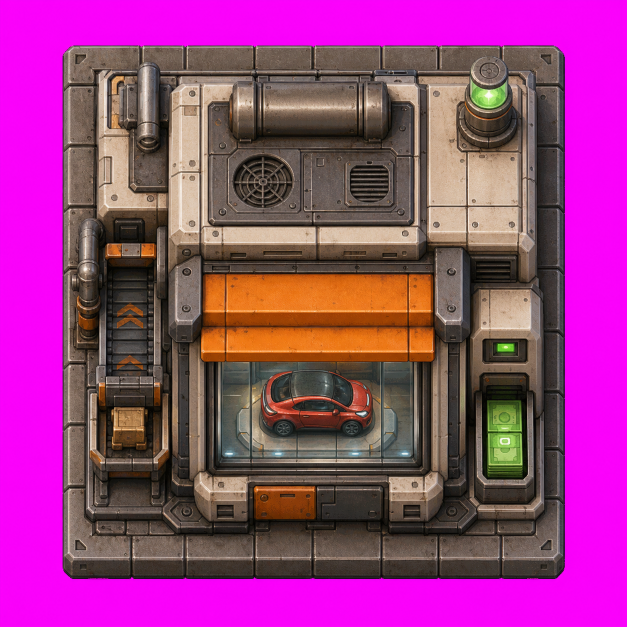
#> input picture art/bitermotors-masters/sources/sales-office-axis-aligned-chroma.png, 1254 x 1254 px, given in place of high-density-solar-panel-transparent.png, which was not available (shown at 1/2 size); the run also reads 1 picture not shown here
$ python build-bitermotors-art.py
#> lines starting #> are read from the running program, lines starting #| are printed output that depends on the picture; after the words box and inside, x2 and y2 are one past the last pixel; in counts of white or black regions, pixels touching at a corner belong together
#!/usr/bin/env python3
"""Build deterministic Biter Motors icons and lightweight animation overlays."""

from __future__ import annotations

import math
from pathlib import Path

from PIL import Image, ImageChops, ImageDraw, ImageFilter


ROOT = Path(__file__).resolve().parents[1]
MOD_GRAPHICS = ROOT / "mod/bitermotors_0.1.1/graphics"
ICON_DIR = MOD_GRAPHICS / "icons"
ANIMATION_DIR = MOD_GRAPHICS / "animation"
TECHNOLOGY_DIR = MOD_GRAPHICS / "technology"
SHOWROOM_DIR = MOD_GRAPHICS / "entity/sales-office/showroom"
ICON_SOURCE_DIR = ROOT / "art/bitermotors-icon-sources"
MASTER_DIR = ROOT / "art/bitermotors-masters/final"
ICON_UPGRADE_SOURCE_DIR = ROOT / "art/bitermotors-masters/sources/icon-upgrades"
ACTIVE_SHOWROOM_SOURCE = (
    ROOT / "art/bitermotors-masters/sources/sales-office-active-empty-chroma.png"
)
VEHICLE_ICON_NAMES = {
    "prototype-roadster",
    "premium-ev",
    "mass-market-ev",
    "megatruck",
    "bitertaxi-fleet",
}

ENTITY_ICON_SOURCES = {
    "sales-office": "sales-office/sales-office.png",
    "ev-charging-station": "ev-charging-station/ev-charging-station.png",
    "ev-charging-station-v2": "ev-charging-station-v2/ev-charging-station-v2.png",
    "ev-charging-station-v3": "ev-charging-station-v3/ev-charging-station-v3.png",
    "ev-charging-station-v4": "ev-charging-station-v4/ev-charging-station-v4.png",
    "biterfactory": "biterfactory/biterfactory.png",
    "high-density-solar-array": "high-density-solar-array/high-density-solar-array.png",
    "grid-battery": "grid-battery/grid-battery.png",
    "terrestrial-datacenter": "terrestrial-datacenter/terrestrial-datacenter.png",
    "bitertaxi-depot": "bitertaxi-depot/bitertaxi-depot.png",
    "planetary-grid-controller": "planetary-grid-controller/planetary-grid-controller.png",
}

ENERGY_PRODUCT_SOURCES = {
    "high-density-solar-array": {
        "source": "high-density-solar-panel-transparent.png",
        "subject_size": 496,
        "shadow_blur": 3,
        "shadow_offset": (1, 2),
        "shadow_alpha_floor": 8,
    },
    "grid-battery": {
        "source": "grid-battery-v2-transparent.png",
        "subject_size": 462,
    },
}

STATIC_ENTITY_SOURCES = {
    "terrestrial-datacenter": {
        "source": "terrestrial-datacenter.png",
        "subject_size": 508,
    },
}

ORBITAL_ENTITY_SLUGS = (
    "orbital-datacenter-core",
    "orbital-radiator-panel",
    "high-density-space-solar-panel",
)


# [19 lines left out: function build_orbital_entity_art, not called in this run]


def alpha_bbox(image: Image.Image, threshold: int = 8) -> tuple[int, int, int, int] | None:
    alpha = image.getchannel("A").point(lambda value: 255 if value > threshold else 0)
    return alpha.getbbox()


def normalized_icon(image: Image.Image, subject_size: int = 216) -> Image.Image:
    image = image.convert("RGBA")
    bbox = alpha_bbox(image)
    if not bbox:
        return Image.new("RGBA", (256, 256))
    subject = image.crop(bbox)
    scale = min(subject_size / subject.width, subject_size / subject.height)
    size = (
        max(1, round(subject.width * scale)),
        max(1, round(subject.height * scale)),
    )
    subject = subject.resize(size, Image.Resampling.LANCZOS)
    rgb = subject.convert("RGB").filter(ImageFilter.UnsharpMask(radius=0.7, percent=75, threshold=3))
    subject = Image.merge("RGBA", (*rgb.split(), subject.getchannel("A")))
    canvas = Image.new("RGBA", (256, 256))
    canvas.alpha_composite(subject, ((256 - size[0]) // 2, (256 - size[1]) // 2))
    return canvas


def normalized_entity(image: Image.Image, subject_size: int) -> Image.Image:
#> called with subject_size = 496
    image = image.convert("RGBA")
    bbox = alpha_bbox(image)
#> in alpha_bbox, `alpha = image.getchannel("A").point(lambda value: 255 if value > thres..`: alpha: PIL image 1254x1254 L; every value is 255
#> bbox = (0, 0, 1254, 1254)
    if not bbox:
        raise RuntimeError("Generated entity source has no visible subject")
    subject = image.crop(bbox)
    scale = min(subject_size / subject.width, subject_size / subject.height)
#> scale = 0.396
    size = (
        max(1, round(subject.width * scale)),
        max(1, round(subject.height * scale)),
    )
#> size = (496, 496)
    subject = subject.resize(size, Image.Resampling.LANCZOS)
    canvas = Image.new("RGBA", (512, 512))
#> canvas: PIL image 512x512 RGBA; every value is 0
    canvas.alpha_composite(subject, ((512 - size[0]) // 2, (512 - size[1]) // 2))
    return canvas


def entity_shadow(
    entity: Image.Image,
    blur_radius: int = 4,
    offset: tuple[int, int] = (5, 5),
    alpha_floor: int = 0,
) -> Image.Image:
#> called with blur_radius = 3, offset = (1, 2), alpha_floor = 8
    alpha = entity.getchannel("A")
#> alpha: PIL image 512x512 L; 93.8% white; 1 black region, box (x1, y1, x2, y2) and area: (0, 0, 512, 512) 16128
    shadow_alpha = alpha.filter(ImageFilter.GaussianBlur(radius=blur_radius)).point(
        lambda value: 0 if value < alpha_floor else round(value * 0.34)
    )
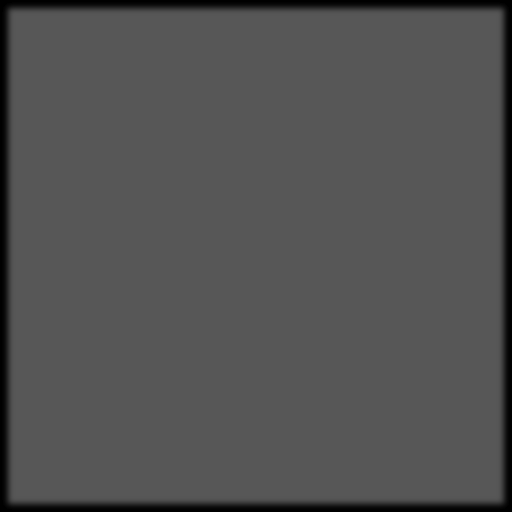
#> shadow_alpha: PIL image 512x512 L; min 0, max 87, mean 81.6
    shadow = Image.new("RGBA", entity.size, (0, 0, 0, 0))
    shadow.putalpha(shadow_alpha)
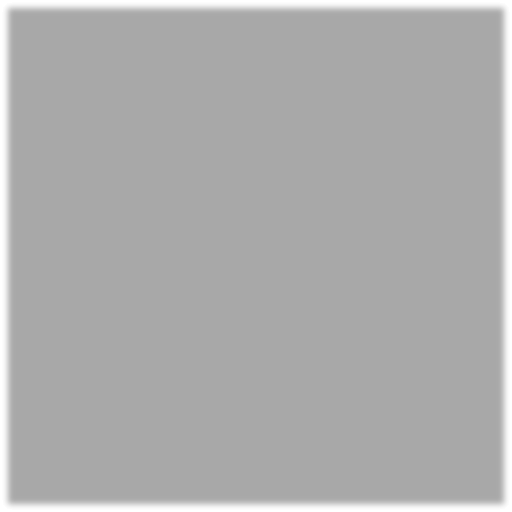
#> shadow: PIL image 512x512 RGBA; mean R, G, B, A 0, 0, 0, 81.6; transparent parts drawn white
    shifted = Image.new("RGBA", entity.size)
    shifted.alpha_composite(shadow, offset)
    return shifted


def add_glow(
    canvas: Image.Image,
    box: tuple[int, int, int, int],
    color: tuple[int, int, int],
    opacity: int,
) -> None:
    glow_layer = Image.new("RGBA", canvas.size)
    glow_draw = ImageDraw.Draw(glow_layer, "RGBA")
    glow_draw.rounded_rectangle(box, radius=4, fill=(*color, opacity))
    canvas.alpha_composite(glow_layer.filter(ImageFilter.GaussianBlur(radius=7)))
    canvas.alpha_composite(glow_layer)


def grid_battery_activity_frames(
    color: tuple[int, int, int], charging: bool
) -> Image.Image:
    sheet = Image.new("RGBA", (512 * 8, 512))
    gauge_left, gauge_right = 237, 276
    gauge_top, gauge_bottom = 174, 278
    segment_height = 9
    segment_gap = 3
    indicator_boxes = (
        (75, 202, 164, 217),
        (348, 202, 437, 217),
        (75, 392, 164, 407),
        (348, 392, 437, 407),
    )
    for frame_index in range(8):
        frame = Image.new("RGBA", (512, 512))
        active_segments = frame_index + 1 if charging else 8 - frame_index
        for segment in range(active_segments):
            if charging:
                y2 = gauge_bottom - segment * (segment_height + segment_gap)
            else:
                y2 = gauge_top + (segment + 1) * (segment_height + segment_gap)
            y1 = y2 - segment_height
            add_glow(frame, (gauge_left, y1, gauge_right, y2), color, 210)
        pulse = 90 + ((frame_index * 37) % 120)
        for box in indicator_boxes:
            add_glow(frame, box, color, pulse)
        sheet.alpha_composite(frame, (frame_index * 512, 0))
    return sheet


def build_energy_product_art() -> None:
    for slug, config in ENERGY_PRODUCT_SOURCES.items():
        source = MASTER_DIR.parent / "sources" / config["source"]
        entity = normalized_entity(Image.open(source), config["subject_size"])
        entity_dir = MOD_GRAPHICS / "entity" / slug
        entity_dir.mkdir(parents=True, exist_ok=True)
        entity.save(entity_dir / f"{slug}.png", optimize=True)
        entity_shadow(
            entity,
            config.get("shadow_blur", 4),
            config.get("shadow_offset", (5, 5)),
            config.get("shadow_alpha_floor", 0),
        ).save(entity_dir / f"{slug}-shadow.png", optimize=True)
#> pass 2 of the loop in build_energy_product_art, `for slug, config in ENERGY_PRODUCT_SOURCES.items():`:
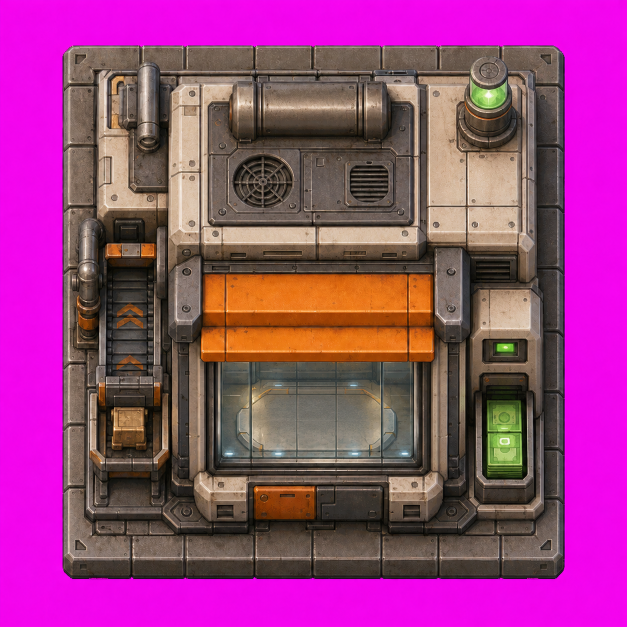
#> input picture art/bitermotors-masters/sources/sales-office-empty-chroma.png, 1254 x 1254 px, given in place of grid-battery-v2-transparent.png, which was not available (shown at 1/2 size)

    grid_battery_activity_frames((72, 224, 255), charging=True).save(
        ANIMATION_DIR / "grid-battery-charge.png", optimize=True
    )
#> in grid_battery_activity_frames, `sheet = Image.new("RGBA", (512 * 8, 512))`: sheet: PIL image 4096x512 RGBA; every value is 0
    grid_battery_activity_frames((255, 165, 48), charging=False).save(
        ANIMATION_DIR / "grid-battery-discharge.png", optimize=True
    )
#> call 2 of grid_battery_activity_frames, with color = (255, 165, 48), charging = False
#> after the loop in grid_battery_activity_frames (call 2), `for frame_index in range(8):`:
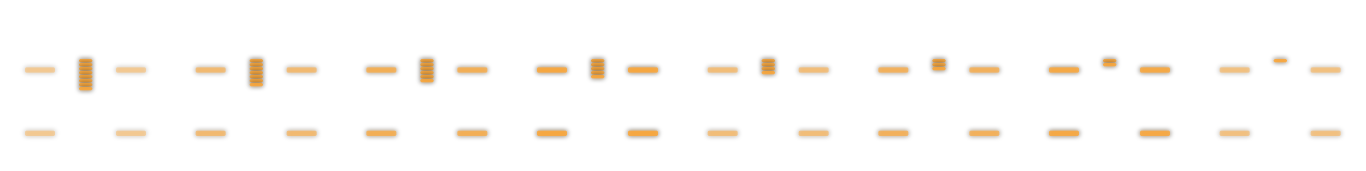
#> sheet: PIL image 4096x512 RGBA (shown at 1/3 size); mean R, G, B, A 9.1, 5.9, 1.7, 7.1; transparent parts drawn white


def build_static_entity_art() -> None:
    for slug, config in STATIC_ENTITY_SOURCES.items():
        entity = normalized_entity(
            Image.open(MASTER_DIR / config["source"]), config["subject_size"]
        )
        entity_dir = MOD_GRAPHICS / "entity" / slug
        entity_dir.mkdir(parents=True, exist_ok=True)
        entity.save(entity_dir / f"{slug}.png", optimize=True)


def derive_and_normalize_icons() -> None:
    for slug, relative_source in ENTITY_ICON_SOURCES.items():
        source = MOD_GRAPHICS / "entity" / relative_source
        destination = ICON_DIR / f"{slug}.png"
        if not source.exists():
            if destination.exists():
                continue
            raise FileNotFoundError(f"No entity source or retained icon for {slug}: {source}")
        normalized_icon(Image.open(source), 218).save(destination, optimize=True)
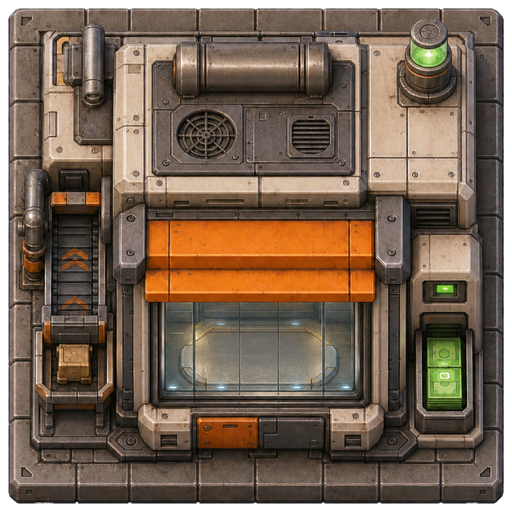
#> input picture mod/bitermotors_0.1.0/graphics/entity/sales-office/sales-office.png, 512 x 512 px, found by its file name
#> in normalized_icon, image is the input picture: PIL image 512x512 RGBA; mean R, G, B, A 103.8, 84.7, 68.3, 238
#> call 4 of alpha_bbox, with threshold = 8
#> in alpha_bbox (call 4), `alpha = image.getchannel("A").point(lambda value: 255 if value > thres..`:
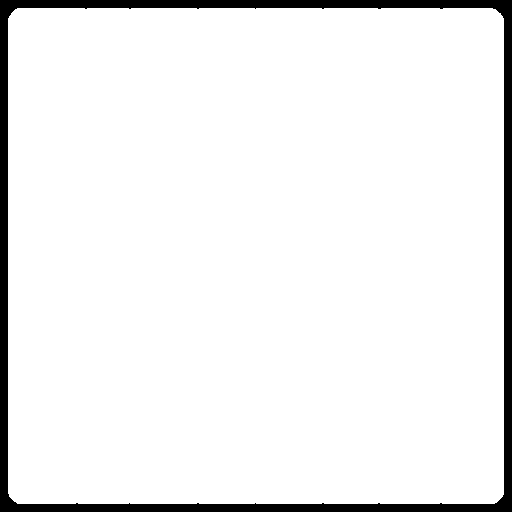
#> alpha: PIL image 512x512 L; 93.8% white; 1 black region, box (x1, y1, x2, y2) and area: (0, 0, 512, 512) 16321
#> in normalized_icon, `bbox = alpha_bbox(image)`: bbox = (8, 8, 504, 504)
#> in normalized_icon, `rgb = subject.convert("RGB").filter(ImageFilter.UnsharpMask(radius=0.7..`:
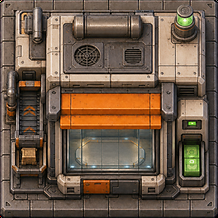
#> rgb: PIL image 218x218 RGB; mean R, G, B 110.9, 90.5, 73.1
#> in normalized_icon, `canvas = Image.new("RGBA", (256, 256))`: canvas: PIL image 256x256 RGBA; every value is 0
#> in normalized_icon, `canvas.alpha_composite(subject, ((256 - size[0]) // 2, (256 - size[1])..`:
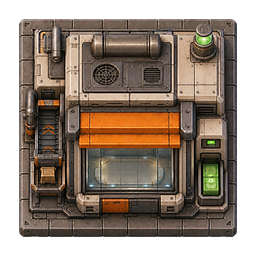
#> canvas: PIL image 256x256 RGBA; mean R, G, B, A 80.4, 65.6, 53, 184; transparent parts drawn white
#> pass 2 of the loop in derive_and_normalize_icons, `for slug, relative_source in ENTITY_ICON_SOURCES.items():`:
#> in alpha_bbox (call 5), `alpha = image.getchannel("A").point(lambda value: 255 if value > thres..`:
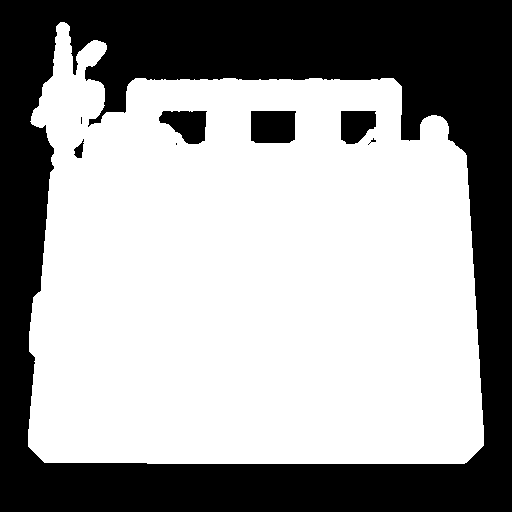
#> alpha: PIL image 512x512 L; 61.4% white; 8 black regions (3 under 20 px), largest, box (x1, y1, x2, y2) and area: (0, 0, 512, 512) 97535, (251, 111, 296, 143) 1392, (159, 111, 207, 144) 1096, (341, 111, 376, 144) 943, (74, 139, 84, 158) 101
#> in normalized_icon (call 2), `bbox = alpha_bbox(image)`: bbox = (28, 22, 484, 464)
#> rgb: PIL image 218x211 RGB
#> in normalized_icon (call 2), `canvas.alpha_composite(subject, ((256 - size[0]) // 2, (256 - size[1])..`:
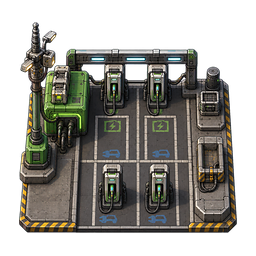
#> canvas: PIL image 256x256 RGBA; mean R, G, B, A 49.6, 48.4, 43, 141.3; transparent parts drawn white
#> pass 3 of the loop in derive_and_normalize_icons, `for slug, relative_source in ENTITY_ICON_SOURCES.items():`:
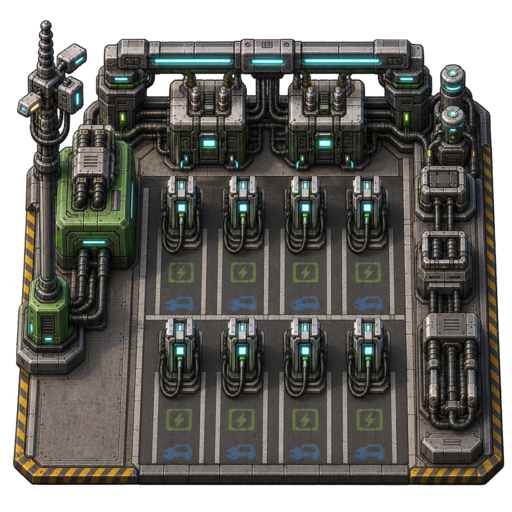
#> input picture mod/bitermotors_0.1.0/graphics/entity/ev-charging-station-v2/ev-charging-station-v2.png, 512 x 512 px, found by its file name
#> in normalized_icon, image is the input picture: PIL image 512x512 RGBA; mean R, G, B, A 59.9, 59.1, 54.4, 197.9
#> in alpha_bbox (call 6), `alpha = image.getchannel("A").point(lambda value: 255 if value > thres..`:
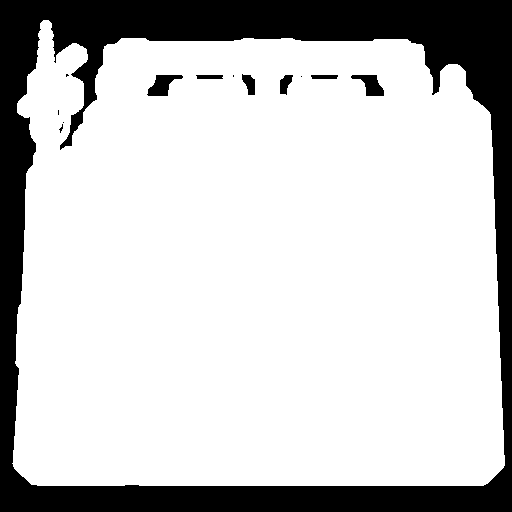
#> alpha: PIL image 512x512 L; 78.4% white; 13 black regions (6 under 20 px), largest, box (x1, y1, x2, y2) and area: (0, 0, 512, 512) 55114, (147, 75, 183, 96) 420, (351, 75, 384, 96) 380
#> in normalized_icon (call 3), `bbox = alpha_bbox(image)`: bbox = (12, 20, 505, 486)
#> rgb: PIL image 218x206 RGB
#> in normalized_icon (call 3), `canvas.alpha_composite(subject, ((256 - size[0]) // 2, (256 - size[1])..`:
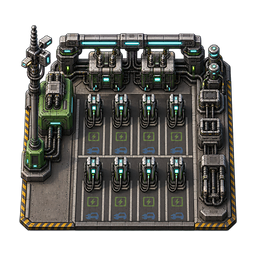
#> canvas: PIL image 256x256 RGBA; mean R, G, B, A 47.6, 47.1, 43.3, 154.7; transparent parts drawn white
#> the loop made 6 passes; the first 3 are shown

    for source in sorted(ICON_SOURCE_DIR.glob("*.png")):
        if source.stem in VEHICLE_ICON_NAMES:
            continue
        normalized_icon(Image.open(source)).save(ICON_DIR / source.name, optimize=True)

    for source in sorted(ICON_UPGRADE_SOURCE_DIR.glob("*.png")):
        normalized_icon(Image.open(source), 224).save(
            ICON_DIR / source.name,
            optimize=True,
        )

    normalized_icon(Image.open(MASTER_DIR / "agi-model.png")).save(ICON_DIR / "agi-model.png", optimize=True)


# [468 lines left out: functions build_sales_office_showroom_vehicles, sales_office_vehicle, aligned_active_showroom_source, active_showroom_background, paint_active_sales_showroom, build_sales_office_showroom_animations and 15 more, not called in this run]


def main() -> int:
    build_energy_product_art()
    build_static_entity_art()
    derive_and_normalize_icons()
    build_orbital_entity_art()
    build_sales_office_showroom_vehicles()
    build_sales_office_showroom_animations()
    build_animations()
    build_technology_icons()
    print(f"Built normalized icons in {ICON_DIR}")
    print(f"Built Sales Office vehicle overlays in {SHOWROOM_DIR}")
    print(f"Built active Sales Office showroom animations in {ANIMATION_DIR}")
    print(f"Built animation overlays in {ANIMATION_DIR}")
    print(f"Built technology icons in {TECHNOLOGY_DIR}")
    return 0


if __name__ == "__main__":
#> (the run stopped early here; a loop or call above may not have finished)
